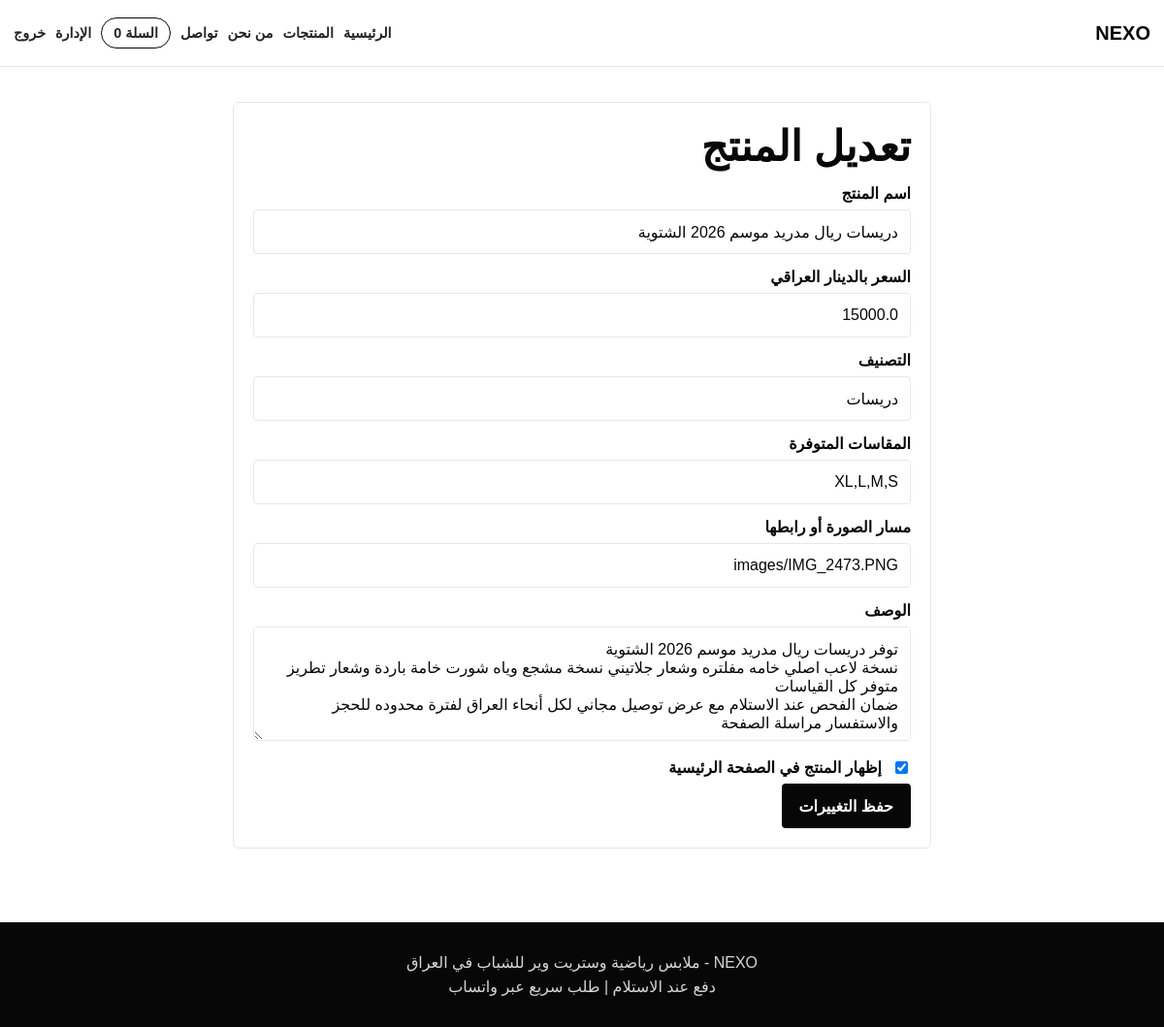
/admin/edit/12 (signed in), run on the app's committed database.
### tables this page shows
CREATE TABLE products (
            id INTEGER PRIMARY KEY AUTOINCREMENT,
            name TEXT NOT NULL,
            price REAL NOT NULL,
            image TEXT NOT NULL,
            description TEXT NOT NULL
        , category TEXT NOT NULL DEFAULT 'تيشيرتات', sizes TEXT NOT NULL DEFAULT 'S,M,L,XL', featured INTEGER NOT NULL DEFAULT 1, image_2 TEXT DEFAULT '', image_3 TEXT DEFAULT '', image_4 TEXT DEFAULT '', image_5 TEXT DEFAULT '', image_6 TEXT DEFAULT '');

### app.py (the view, shortened to what this page needs)
@app.route("/admin/edit/<int:product_id>", methods=("GET", "POST"))
@admin_required
def edit_product(product_id):
    conn = get_db_connection()
    product = conn.execute("SELECT * FROM products WHERE id = ?", (product_id,)).fetchone()
    if product is None:
        conn.close()
        flash("المنتج غير موجود.")
        return redirect(url_for("admin_products"))
    conn.close()
    return render_template("edit_product.html", product=product, chart_form=size_chart_form(product))

### app.py (called while the page is built, shortened)
def get_db_connection():
    conn = sqlite3.connect(DATABASE)
    conn.row_factory = sqlite3.Row
    return conn

def admin_required(view_function):
    @wraps(view_function)
    def wrapper(*args, **kwargs):
        if session.get("role") != "admin":
            flash("يجب تسجيل الدخول كمدير للوصول إلى هذه الصفحة.")
            return redirect(url_for("login"))
        return view_function(*args, **kwargs)
    return wrapper

def load_custom_size_chart(product):
    if "size_chart" not in product.keys() or not product["size_chart"]:
        return None

def size_chart_form(product=None):
    chart = load_custom_size_chart(product) if product else None
    if chart is None and product is not None:
        chart = size_chart_for_product(product)
    columns = SIZE_CHART_DEFAULT_COLUMNS
    rows = {size: "" for size in SIZE_CHART_FORM_SIZES}
    title = SIZE_CHART_DEFAULT_TITLE
    if chart and chart.get("headers"):
        title = chart.get("title") or title
        columns = chart["headers"][1:] or columns
        for row in chart.get("rows", []):
            size = str(row[0]).strip().upper()
            if size in rows:
                rows[size] = ",".join(str(value).strip() for value in row[1:])
    return {
        "title": title,
        "columns": ",".join(columns),
        "sizes": SIZE_CHART_FORM_SIZES,
        "labels": SIZE_CHART_FORM_LABELS,
        "rows": rows,
    }

def cart_count():
    return sum(session.get("cart", {}).values())

### templates/edit_product.html (shortened to what this page needs)
{% extends "base.html" %}
{% block content %}
<section class="form-page">
    <form class="form-card wide-form" method="post">
        <h1>تعديل المنتج</h1>
        <label for="name">اسم المنتج</label>
        <input type="text" id="name" name="name" value="{{ product['name'] }}" required>
        <label for="price">السعر بالدينار العراقي</label>
        <input type="number" id="price" name="price" step="500" min="0" value="{{ product['price'] }}" required>
        <label for="category">التصنيف</label>
        <input type="text" id="category" name="category" value="{{ product['category'] }}" required>
        <label for="sizes">المقاسات المتوفرة</label>
        <input type="text" id="sizes" name="sizes" value="{{ product['sizes'] }}" required>
        <label for="image">مسار الصورة أو رابطها</label>
        <input type="text" id="image" name="image" value="{{ product['image'] }}" required>
        <label for="description">الوصف</label>
        <textarea id="description" name="description" rows="5" required>{{ product['description'] }}</textarea>
        <label class="checkbox-row">
            <input type="checkbox" name="featured" {% if product['featured'] %}checked{% endif %}>
            إظهار المنتج في الصفحة الرئيسية
        </label>
        <button type="submit">حفظ التغييرات</button>
    </form>
</section>
{% endblock %}

### static/css/style.css (style rules this page uses)
* { box-sizing: border-box; }
:root { --black: #070707; --dark: #141414; --ink: #242424; --gray: #767676; --line: #e7e7e7; --soft: #f5f5f5; --white: #ffffff; }
body { margin: 0; direction: rtl; font-family: Tahoma, Arial, Helvetica, sans-serif; color: var(--black); background: var(--white); text-align: right; }
button, .button-link, .ghost-link { display: inline-flex; align-items: center; justify-content: center; min-height: 46px; border: 0; border-radius: 4px; padding: 0 18px; font: inherit; font-weight: 900; cursor: pointer; }
button, .button-link { background: var(--black); color: var(--white); }
.section-heading h2, .admin-header h1, .form-card h1, .summary-panel h2 { margin: 0; font-size: clamp(1.7rem, 6vw, 2.7rem); }
label { display: block; margin: 14px 0 7px; font-weight: 900; }
input, textarea, select { width: 100%; border: 1px solid var(--line); border-radius: 4px; padding: 13px 12px; color: var(--black); font: inherit; background: var(--white); }
.form-page { width: min(720px, calc(100% - 28px)); margin: 0 auto; padding: 36px 0; }
.form-card, .summary-panel, .stat-box, .order-panel { border: 1px solid var(--line); border-radius: 6px; background: var(--white); padding: 20px; }
.checkbox-row { display: flex; align-items: center; gap: 10px; }
.checkbox-row input { width: auto; }

### data on the page
products: name "دریسات ريال مدريد موسم 2026 الشتوية", price "15000.0", category "دریسات", sizes "XL,L,M,S", image "images/IMG_2473.PNG", description "توفر دریسات ريال مدريد موسم 2026 الشتوية نسخة لاعب اصلي خامه مفلتره وشعار جلاتيني نسخة مشجع وياه شورت خامة باردة وشعار تطريز متوفر كل القياسات ضمان الفحص عند الاستلام مع عرض توصيل مجاني لكل أنحاء العراق لفترة محدوده للحجز والاستفسار مراسلة الصفحة", featured "☑"

### other printed values
{{ store_name }} "NEXO"
{{ cart_count() }} "0"
